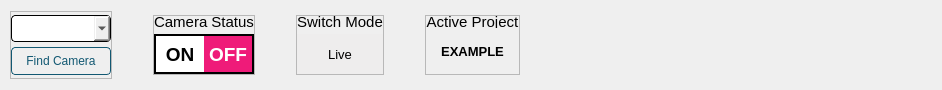
     <widget class="QWidget" name="topGrid" native="true">
      <property name="minimumSize">
       <size>
        <width>0</width>
        <height>0</height>
       </size>
      </property>
      <property name="maximumSize">
       <size>
        <width>16777215</width>
        <height>90</height>
       </size>
      </property>
      <property name="mouseTracking">
       <bool>true</bool>
      </property>
      <property name="styleSheet">
       <string notr="true"/>
      </property>
      <layout class="QHBoxLayout" name="horizontalLayout_20">
       <property name="leftMargin">
        <number>10</number>
       </property>
       <item>
        <widget class="QFrame" name="frame_33">
         <property name="sizePolicy">
          <sizepolicy hsizetype="Fixed" vsizetype="Preferred">
           <horstretch>0</horstretch>
           <verstretch>0</verstretch>
          </sizepolicy>
         </property>
         <property name="maximumSize">
          <size>
           <width>167</width>
           <height>16777215</height>
          </size>
         </property>
         <property name="frameShape">
          <enum>QFrame::StyledPanel</enum>
         </property>
         <property name="frameShadow">
          <enum>QFrame::Raised</enum>
         </property>
         <layout class="QVBoxLayout" name="verticalLayout_2">
          <property name="spacing">
           <number>2</number>
          </property>
          <property name="leftMargin">
           <number>0</number>
          </property>
          <property name="topMargin">
           <number>0</number>
          </property>
          <property name="rightMargin">
           <number>0</number>
          </property>
          <property name="bottomMargin">
           <number>0</number>
          </property>
          <item>
           <widget class="QComboBox" name="comboBox">
            <property name="sizePolicy">
             <sizepolicy hsizetype="Expanding" vsizetype="Preferred">
              <horstretch>0</horstretch>
              <verstretch>0</verstretch>
             </sizepolicy>
            </property>
            <property name="minimumSize">
             <size>
              <width>100</width>
              <height>0</height>
             </size>
            </property>
            <property name="maximumSize">
             <size>
              <width>164</width>
              <height>27</height>
             </size>
            </property>
            <property name="styleSheet">
             <string notr="true">border:1px solid black;
border-radius:4px;
</string>
            </property>
           </widget>
          </item>
          <item>
           <widget class="QPushButton" name="findCamera_Button">
            <property name="sizePolicy">
             <sizepolicy hsizetype="Minimum" vsizetype="Preferred">
              <horstretch>0</horstretch>
              <verstretch>0</verstretch>
             </sizepolicy>
            </property>
            <property name="maximumSize">
             <size>
              <width>164</width>
              <height>28</height>
             </size>
            </property>
            <property name="styleSheet">
             <string notr="true">border:1px solid#125872;
border-radius:4px;
color:#125872;</string>
            </property>
            <property name="text">
             <string>Find Camera</string>
            </property>
           </widget>
          </item>
         </layout>
        </widget>
       </item>
       <item>
        <spacer name="horizontalSpacer_5">
         <property name="orientation">
          <enum>Qt::Horizontal</enum>
         </property>
         <property name="sizeType">
          <enum>QSizePolicy::Fixed</enum>
         </property>
         <property name="sizeHint" stdset="0">
          <size>
           <width>35</width>
           <height>20</height>
          </size>
         </property>
        </spacer>
       </item>
       <item>
        <widget class="QFrame" name="frame_30">
         <property name="sizePolicy">
          <sizepolicy hsizetype="Preferred" vsizetype="Fixed">
           <horstretch>0</horstretch>
           <verstretch>0</verstretch>
          </sizepolicy>
         </property>
         <property name="maximumSize">
          <size>
           <width>115</width>
           <height>60</height>
          </size>
         </property>
         <property name="frameShape">
          <enum>QFrame::StyledPanel</enum>
         </property>
         <property name="frameShadow">
          <enum>QFrame::Raised</enum>
         </property>
         <layout class="QVBoxLayout" name="verticalLayout">
          <property name="spacing">
           <number>6</number>
          </property>
          <property name="leftMargin">
           <number>0</number>
          </property>
          <property name="topMargin">
           <number>0</number>
          </property>
          <property name="rightMargin">
           <number>0</number>
          </property>
          <property name="bottomMargin">
           <number>0</number>
          </property>
          <item>
           <widget class="QLabel" name="cameraStatus_Label">
            <property name="maximumSize">
             <size>
              <width>16777215</width>
              <height>12</height>
             </size>
            </property>
            <property name="font">
             <font>
              <family>Arial</family>
              <pointsize>11</pointsize>
              <weight>50</weight>
              <bold>false</bold>
              <underline>false</underline>
              <strikeout>false</strikeout>
              <stylestrategy>PreferDefault</stylestrategy>
              <kerning>false</kerning>
             </font>
            </property>
            <property name="layoutDirection">
             <enum>Qt::LeftToRight</enum>
            </property>
            <property name="autoFillBackground">
             <bool>false</bool>
            </property>
            <property name="text">
             <string>Camera Status</string>
            </property>
            <property name="alignment">
             <set>Qt::AlignCenter</set>
            </property>
           </widget>
          </item>
          <item>
           <widget class="QFrame" name="on_offFrame">
            <property name="sizePolicy">
             <sizepolicy hsizetype="Preferred" vsizetype="Expanding">
              <horstretch>0</horstretch>
              <verstretch>0</verstretch>
             </sizepolicy>
            </property>
            <property name="maximumSize">
             <size>
              <width>195</width>
              <height>40</height>
             </size>
            </property>
            <property name="styleSheet">
             <string notr="true">border-color:#EF1B79;</string>
            </property>
            <property name="frameShape">
             <enum>QFrame::Panel</enum>
            </property>
            <property name="frameShadow">
             <enum>QFrame::Plain</enum>
            </property>
            <property name="lineWidth">
             <number>2</number>
            </property>
            <layout class="QHBoxLayout" name="horizontalLayout">
             <property name="spacing">
              <number>0</number>
             </property>
             <property name="leftMargin">
              <number>0</number>
             </property>
             <property name="topMargin">
              <number>0</number>
             </property>
             <property name="rightMargin">
              <number>0</number>
             </property>
             <property name="bottomMargin">
              <number>0</number>
             </property>
             <item>
              <widget class="QPushButton" name="onButton">
               <property name="minimumSize">
                <size>
                 <width>0</width>
                 <height>0</height>
                </size>
               </property>
               <property name="maximumSize">
                <size>
                 <width>89</width>
                 <height>57</height>
                </size>
               </property>
               <property name="font">
                <font>
                 <family>Arial</family>
                 <pointsize>14</pointsize>
                 <weight>75</weight>
                 <bold>true</bold>
                </font>
               </property>
               <property name="styleSheet">
                <string notr="true">QPushButton{
	background-color: white;
	border:none;
}
QPushButton:pressed{
	border-top:2px solid black;
	border-left: 2px solid black;
}
</string>
               </property>
               <property name="text">
                <string>ON</string>
               </property>
               <property name="autoDefault">
                <bool>false</bool>
               </property>
               <property name="flat">
                <bool>false</bool>
               </property>
              </widget>
             </item>
             <item>
              <widget class="QPushButton" name="offButton">
               <property name="maximumSize">
                <size>
                 <width>140</width>
                 <height>47</height>
                </size>
               </property>
               <property name="font">
                <font>
                 <family>Arial</family>
                 <pointsize>14</pointsize>
                 <weight>75</weight>
                 <bold>true</bold>
                </font>
               </property>
               <property name="styleSheet">
                <string notr="true">QPushButton{
	background: #EF1B79;
	color:white;
	border:none;
}
QPushButton:pressed{
	border-left:2px solid black;
	border-top:2px solid black;
}
	
</string>
               </property>
               <property name="text">
                <string>OFF</string>
               </property>
               <property name="autoDefault">
                <bool>false</bool>
               </property>
               <property name="default">
                <bool>false</bool>
               </property>
               <property name="flat">
                <bool>false</bool>
               </property>
              </widget>
             </item>
            </layout>
           </widget>
          </item>
         </layout>
        </widget>
       </item>
       <item>
        <spacer name="horizontalSpacer_7">
         <property name="orientation">
          <enum>Qt::Horizontal</enum>
         </property>
         <property name="sizeType">
          <enum>QSizePolicy::Fixed</enum>
         </property>
         <property name="sizeHint" stdset="0">
          <size>
           <width>35</width>
           <height>20</height>
          </size>
         </property>
        </spacer>
       </item>
       <item>
        <widget class="QFrame" name="frame_31">
         <property name="maximumSize">
          <size>
           <width>115</width>
           <height>60</height>
          </size>
         </property>
         <property name="frameShape">
          <enum>QFrame::StyledPanel</enum>
         </property>
         <property name="frameShadow">
          <enum>QFrame::Raised</enum>
         </property>
         <layout class="QVBoxLayout" name="verticalLayout_35">
          <property name="spacing">
           <number>6</number>
          </property>
          <property name="leftMargin">
           <number>0</number>
          </property>
          <property name="topMargin">
           <number>0</number>
          </property>
          <property name="rightMargin">
           <number>0</number>
          </property>
          <property name="bottomMargin">
           <number>0</number>
          </property>
          <item>
           <widget class="QLabel" name="switchMode">
            <property name="maximumSize">
             <size>
              <width>16777215</width>
              <height>12</height>
             </size>
            </property>
            <property name="font">
             <font>
              <family>Arial</family>
              <pointsize>11</pointsize>
             </font>
            </property>
            <property name="text">
             <string>Switch Mode</string>
            </property>
            <property name="alignment">
             <set>Qt::AlignCenter</set>
            </property>
           </widget>
          </item>
          <item>
           <widget class="QPushButton" name="switchButton">
            <property name="maximumSize">
             <size>
              <width>16777215</width>
              <height>40</height>
             </size>
            </property>
            <property name="font">
             <font>
              <family>Arial</family>
              <pointsize>10</pointsize>
              <weight>50</weight>
              <bold>false</bold>
             </font>
            </property>
            <property name="styleSheet">
             <string notr="true">QPushButton{
	background-color: rgb(238, 237, 237);
	border:none;
}
QPushButton:pressed{
	background-color: rgb(238, 237, 237);
	border-left:2px solid rgb(100,180,180);
	border-top:2px solid rgb(100,180,180);
}</string>
            </property>
            <property name="text">
             <string>Live</string>
            </property>
            <property name="checkable">
             <bool>true</bool>
            </property>
            <property name="autoDefault">
             <bool>true</bool>
            </property>
            <property name="flat">
             <bool>false</bool>
            </property>
           </widget>
          </item>
         </layout>
        </widget>
       </item>
       <item>
        <spacer name="horizontalSpacer_8">
         <property name="orientation">
          <enum>Qt::Horizontal</enum>
         </property>
         <property name="sizeType">
          <enum>QSizePolicy::Fixed</enum>
         </property>
         <property name="sizeHint" stdset="0">
          <size>
           <width>35</width>
           <height>20</height>
          </size>
         </property>
        </spacer>
       </item>
       <item>
        <widget class="QFrame" name="frame_32">
         <property name="maximumSize">
          <size>
           <width>115</width>
           <height>60</height>
          </size>
         </property>
         <property name="frameShape">
          <enum>QFrame::StyledPanel</enum>
         </property>
         <property name="frameShadow">
          <enum>QFrame::Raised</enum>
         </property>
         <layout class="QVBoxLayout" name="verticalLayout_3">
          <property name="spacing">
           <number>0</number>
          </property>
          <property name="leftMargin">
           <number>0</number>
          </property>
          <property name="topMargin">
           <number>0</number>
          </property>
          <property name="rightMargin">
           <number>0</number>
          </property>
          <property name="bottomMargin">
           <number>0</number>
          </property>
          <item>
           <widget class="QLabel" name="activeProject">
            <property name="maximumSize">
             <size>
              <width>16777215</width>
              <height>12</height>
             </size>
            </property>
            <property name="font">
             <font>
              <family>Arial</family>
              <pointsize>11</pointsize>
             </font>
            </property>
            <property name="text">
             <string>Active Project</string>
            </property>
            <property name="alignment">
             <set>Qt::AlignCenter</set>
            </property>
           </widget>
          </item>
          <item>
           <widget class="QLabel" name="projectName">
            <property name="font">
             <font>
              <family>Arial</family>
              <pointsize>10</pointsize>
              <weight>75</weight>
              <bold>true</bold>
             </font>
            </property>
            <property name="text">
             <string>EXAMPLE</string>
            </property>
            <property name="alignment">
             <set>Qt::AlignCenter</set>
            </property>
           </widget>
          </item>
         </layout>
        </widget>
       </item>
       <item>
        <spacer name="horizontalSpacer">
         <property name="orientation">
          <enum>Qt::Horizontal</enum>
         </property>
         <property name="sizeType">
          <enum>QSizePolicy::Fixed</enum>
         </property>
         <property name="sizeHint" stdset="0">
          <size>
           <width>398</width>
           <height>20</height>
          </size>
         </property>
        </spacer>
       </item>
       <item>
        <widget class="QLabel" name="crimsonLogo">
         <property name="maximumSize">
          <size>
           <width>176</width>
           <height>59</height>
          </size>
         </property>
         <property name="text">
          <string/>
         </property>
         <property name="pixmap">
          <pixmap>LOGO/crimson_logo.png</pixmap>
         </property>
         <property name="scaledContents">
          <bool>true</bool>
         </property>
        </widget>
       </item>
      </layout>
     </widget>
